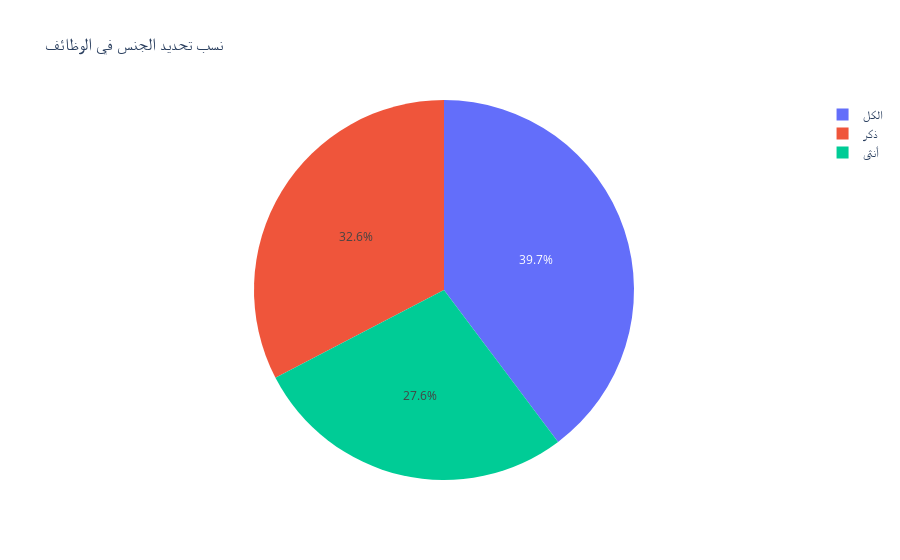

Notebook code for this chart:
### Code cell
fig2 = px.pie(
    names=df["gender"],
    title="نسب تحديد الجنس في الوظائف"

)

# Show the chart
fig2.show()

### Figure 1 — Plotly figure (JSON) as saved in the notebook; plotly's stock layout.template omitted (floating-point values rounded to 4 significant figures; data arrays with more than 128 entries replaced by an {"elided": "..."} marker saying what was removed)
{"data": [{"domain": {"x": [0, 1], "y": [0, 1]}, "hovertemplate": "label=%{label}<extra></extra>", "labels": {"elided": "1434 str values"}, "legendgroup": "", "name": "", "showlegend": true, "type": "pie"}], "layout": {"autosize": true, "legend": {"tracegroupgap": 0}, "title": {"text": "نسب تحديد الجنس في الوظائف"}}}
